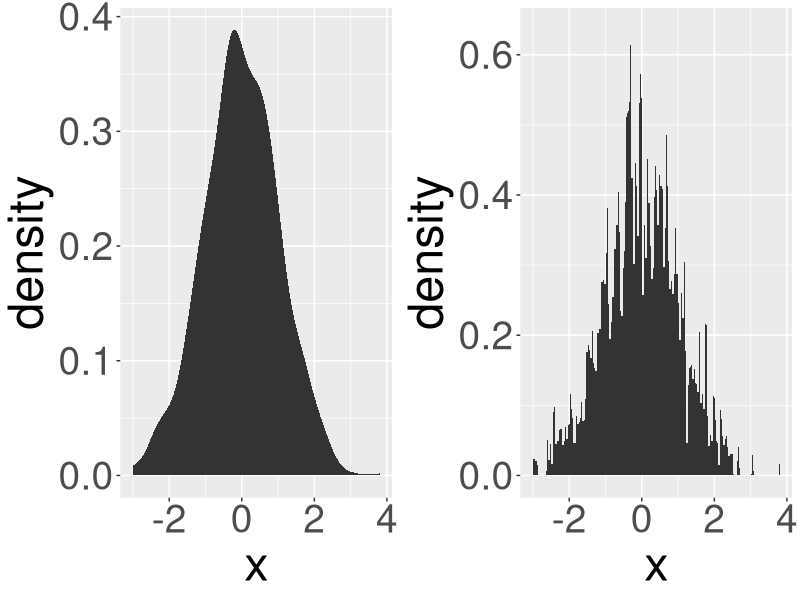

Source code (R):
library(ggplot2)
library(gridExtra)
set.seed(1)
example <- data.frame(x = rnorm(1000, 0, 1))
p1 <- ggplot(example, aes(x)) + stat_density() + 
  theme(text = element_text(size = 35))
p2 <- ggplot(example, aes(x)) + stat_density(bw = 0.01) +
  theme(text = element_text(size = 35))
png("04-09-01.png", width = 1300, height = 848)
grid.arrange(p1, p2, nrow = 1)
dev.off()

